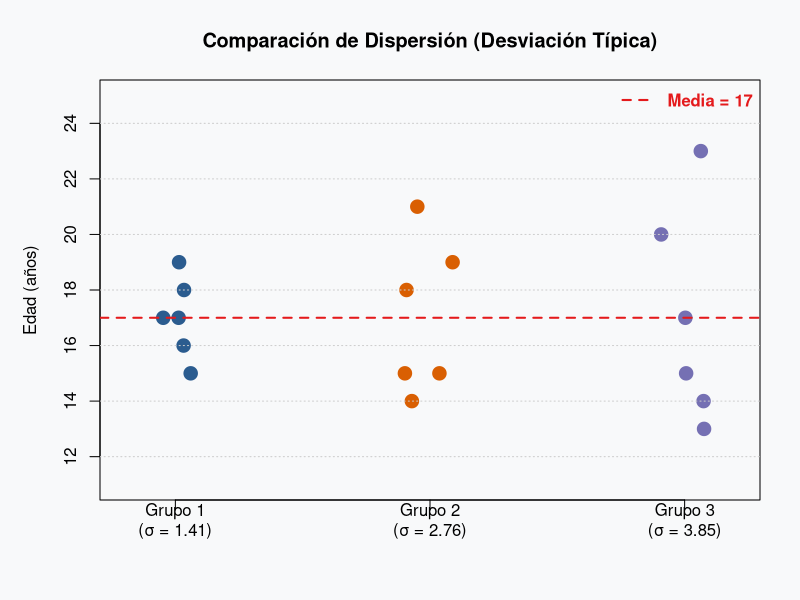

Reproduce this figure in R.
## ---- chunk 1
#WABH
#rm(list=ls()) # eliminamos todos los objetos creados
## ---- chunk 2
#Edades de 3 personas
edad1 <-c(15,16,17,17,18,19); edad1
edad2 <-c(14,15,15,18,19,21); edad2
edad3 <-c(13,14,15,17,20,23); edad3

print(rbind(edad1,edad2,edad3))
## ---- chunk 3
p1<-mean(edad1); p1
p2<-mean(edad2); p2
p3<-mean(edad3); p3
promedios<-c("persona1 "=p1," persona2 "=p2, " persona3"=p3);promedios
## ---- chunk 4
des1<-sd(edad1);des1
des2<-sd(edad2);des2
des3<-sd(edad3);des3
des_tip<-c("persona1 "=des1," persona2 "=des2, " persona3"=des3);des_tip
## ---- chunk 5
# 1. Datos
edad1 <- c(15, 16, 17, 17, 18, 19)
edad2 <- c(14, 15, 15, 18, 19, 21)
edad3 <- c(13, 14, 15, 17, 20, 23)

# 2. Márgenes
par(bg = "#F8F9FA", mar = c(5, 5, 4, 2))

# 3. Dibujar gráfico base
stripchart(
  list("Grupo 1\n(σ = 1.41)" = edad1, 
       "Grupo 2\n(σ = 2.76)" = edad2, 
       "Grupo 3\n(σ = 3.85)" = edad3),
  method = "jitter",
  jitter = 0.1,
  pch = 19,
  col = c("#2B5C8F", "#D95F02", "#7570B3"),
  cex = 1.8,
  vertical = TRUE,
  ylab = "Edad (años)",
  main = "Comparación de Dispersión (Desviación Típica)",
  ylim = c(11, 25)
)

# 4. Capas adicionales en orden correcto
grid(nx = NA, ny = NULL, col = "gray80", lty = "dotted")
abline(h = 17, col = "#E41A1C", lty = 2, lwd = 2)

# Leyenda dentro del gráfico (arriba a la derecha)
legend("topright", 
       legend = "Media = 17", 
       col = "#E41A1C", 
       lty = 2, 
       lwd = 2, 
       bty = "n", 
       text.font = 2, 
       text.col = "#E41A1C")
